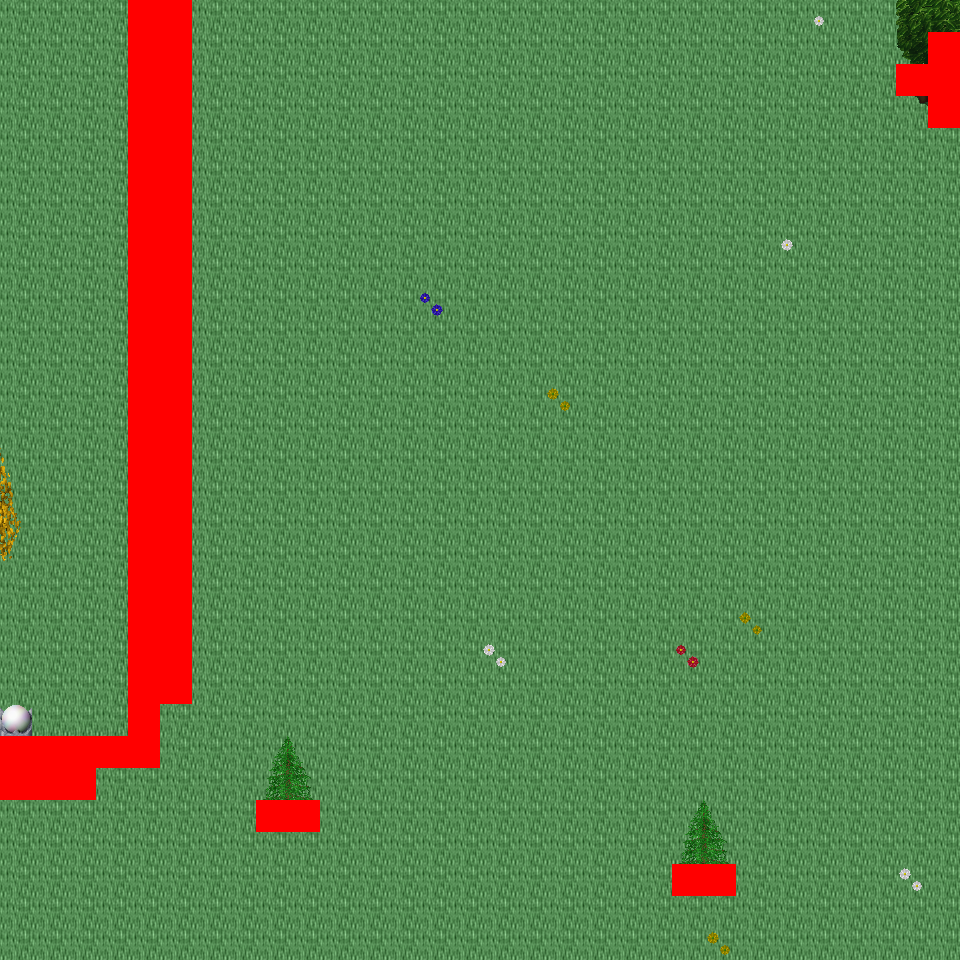

Rendered tile map (Tiled .tmx) drawn with the repository's tilesets; below, a short description and the map source with its tile grids summarised:
An orthogonal 30x30 tile map with 32x32 px tiles, 6 tile layers (Ground, Object, Object2, Above, ...), 42 tilesets and 7 objects (7x mapExit).

<map version="1.0" orientation="orthogonal" renderorder="right-down" width="30" height="30" tilewidth="32" tileheight="32" nextobjectid="8">
  <tileset firstgid="1" name="tileset_logic_collision" tilewidth="32" tileheight="32" tilecount="1" columns="1">
    <image source="../drawable/tileset_logic_collision.png" width="32" height="32" />
  </tileset>
  <tileset firstgid="2" name="tileset_building_decoration_orbpedestal" tilewidth="32" tileheight="32" tilecount="2" columns="1">
    <image source="../drawable/tileset_building_decoration_orbpedestal.png" width="32" height="64" />
  </tileset>
  <tileset firstgid="4" name="tileset_building_decoration_block" tilewidth="32" tileheight="32" tilecount="2" columns="2">
    <image source="../drawable/tileset_building_decoration_block.png" width="64" height="32" />
  </tileset>
  <tileset firstgid="6" name="tileset_building_decoration_chimney" tilewidth="32" tileheight="32" tilecount="2" columns="1">
    <image source="../drawable/tileset_building_decoration_chimney.png" width="32" height="64" />
  </tileset>
  <tileset firstgid="8" name="tileset_building_fence_fence_chunky" tilewidth="32" tileheight="32" tilecount="21" columns="3">
    <image source="../drawable/tileset_building_fence_fence_chunky.png" width="96" height="224" />
  </tileset>
  <tileset firstgid="29" name="tileset_ground_cobbled_paving" tilewidth="32" tileheight="32" tilecount="1" columns="1">
    <image source="../drawable/tileset_ground_cobbled_paving.png" width="32" height="32" />
  </tileset>
  <tileset firstgid="30" name="tileset_ground_gravel" tilewidth="32" tileheight="32" tilecount="1" columns="1">
    <image source="../drawable/tileset_ground_gravel.png" width="32" height="32" />
  </tileset>
  <tileset firstgid="31" name="tileset_ground_stone_floors" tilewidth="32" tileheight="32" tilecount="6" columns="3">
    <image source="../drawable/tileset_ground_stone_floors.png" width="96" height="64" />
  </tileset>
  <tileset firstgid="37" name="tileset_ground_ground" tilewidth="32" tileheight="32" tilecount="33" columns="3">
    <image source="../drawable/tileset_ground_ground.png" width="96" height="352" />
  </tileset>
  <tileset firstgid="70" name="tileset_plant_bush_hedge" tilewidth="32" tileheight="32" tilecount="35" columns="5">
    <image source="../drawable/tileset_plant_bush_hedge.png" width="160" height="224" />
  </tileset>
  <tileset firstgid="105" name="tileset_plant_bush_various_small" tilewidth="32" tileheight="32" tilecount="9" columns="3">
    <image source="../drawable/tileset_plant_bush_various_small.png" width="96" height="96" />
  </tileset>
  <tileset firstgid="114" name="tileset_plant_flower_daisy_blue" tilewidth="32" tileheight="32" tilecount="8" columns="2">
    <image source="../drawable/tileset_plant_flower_daisy_blue.png" width="64" height="128" />
  </tileset>
  <tileset firstgid="122" name="tileset_plant_flower_daisy_red" tilewidth="32" tileheight="32" tilecount="8" columns="2">
    <image source="../drawable/tileset_plant_flower_daisy_red.png" width="64" height="128" />
  </tileset>
  <tileset firstgid="130" name="tileset_plant_flower_daisy_white" tilewidth="32" tileheight="32" tilecount="8" columns="2">
    <image source="../drawable/tileset_plant_flower_daisy_white.png" width="64" height="128" />
  </tileset>
  <tileset firstgid="138" name="tileset_plant_flower_daisy_yellow" tilewidth="32" tileheight="32" tilecount="8" columns="2">
    <image source="../drawable/tileset_plant_flower_daisy_yellow.png" width="64" height="128" />
  </tileset>
  <tileset firstgid="146" name="tileset_plant_vine_plait" tilewidth="32" tileheight="32" tilecount="9" columns="3">
    <image source="../drawable/tileset_plant_vine_plait.png" width="96" height="96" />
  </tileset>
  <tileset firstgid="155" name="tileset_furniture_light_iron_lamp" tilewidth="32" tileheight="32" tilecount="3" columns="1">
    <image source="../drawable/tileset_furniture_light_iron_lamp.png" width="32" height="96" />
  </tileset>
  <tileset firstgid="158" name="tileset_furniture_light_flames" tilewidth="32" tileheight="32" tilecount="6" columns="6">
    <image source="../drawable/tileset_furniture_light_flames.png" width="192" height="32" />
  </tileset>
  <tileset firstgid="164" name="tileset_ground_grass_corners" tilewidth="32" tileheight="32" tilecount="24" columns="6">
    <image source="../drawable/tileset_ground_grass_corners.png" width="192" height="128" />
  </tileset>
  <tileset firstgid="188" name="tileset_ground_grass_edges" tilewidth="32" tileheight="32" tilecount="36" columns="12">
    <image source="../drawable/tileset_ground_grass_edges.png" width="384" height="96" />
  </tileset>
  <tileset firstgid="224" name="tileset_plant_tree_tree_golden_large" tilewidth="32" tileheight="32" tilecount="24" columns="4">
    <image source="../drawable/tileset_plant_tree_tree_golden_large.png" width="128" height="192" />
  </tileset>
  <tileset firstgid="248" name="tileset_ground_water_dungeon_water" tilewidth="32" tileheight="32" tilecount="30" columns="3">
    <image source="../drawable/tileset_ground_water_dungeon_water.png" width="96" height="320" />
  </tileset>
  <tileset firstgid="278" name="tileset_plant_indoor_pot_plant_1" tilewidth="32" tileheight="32" tilecount="12" columns="6">
    <image source="../drawable/tileset_plant_indoor_pot_plant_1.png" width="192" height="64" />
  </tileset>
  <tileset firstgid="290" name="tileset_logic_creature_human_imperial" tilewidth="32" tileheight="32" tilecount="16" columns="8">
    <image source="../drawable/tileset_logic_creature_human_imperial.png" width="256" height="64" />
  </tileset>
  <tileset firstgid="306" name="tileset_item_statue_metal_and_stone" tilewidth="32" tileheight="32" tilecount="6" columns="3">
    <image source="../drawable/tileset_item_statue_metal_and_stone.png" width="96" height="64" />
  </tileset>
  <tileset firstgid="312" name="tileset_item_statue_grey_stone" tilewidth="32" tileheight="32" tilecount="4" columns="2">
    <image source="../drawable/tileset_item_statue_grey_stone.png" width="64" height="64" />
  </tileset>
  <tileset firstgid="316" name="tileset_building_castle" tilewidth="32" tileheight="32" tilecount="320" columns="20">
    <image source="../drawable/tileset_building_castle.png" width="640" height="512" />
  </tileset>
  <tileset firstgid="636" name="tileset_building_church" tilewidth="32" tileheight="32" tilecount="56" columns="8">
    <image source="../drawable/tileset_building_church.png" width="256" height="224" />
  </tileset>
  <tileset firstgid="692" name="tileset_item_pot_pot_golden" tilewidth="32" tileheight="32" tilecount="4" columns="4">
    <image source="../drawable/tileset_item_pot_pot_golden.png" width="128" height="32" />
  </tileset>
  <tileset firstgid="696" name="tileset_furniture_table_bench" tilewidth="32" tileheight="32" tilecount="3" columns="3">
    <image source="../drawable/tileset_furniture_table_bench.png" width="96" height="32" />
  </tileset>
  <tileset firstgid="699" name="tileset_item_statue_green_stone" tilewidth="32" tileheight="32" tilecount="12" columns="4">
    <image source="../drawable/tileset_item_statue_green_stone.png" width="128" height="96" />
  </tileset>
  <tileset firstgid="711" name="tileset_item_statue_green_stone_2" tilewidth="32" tileheight="32" tilecount="6" columns="2">
    <image source="../drawable/tileset_item_statue_green_stone_2.png" width="64" height="96" />
  </tileset>
  <tileset firstgid="717" name="tileset_plant_bush_hosta" tilewidth="32" tileheight="32" tilecount="9" columns="3">
    <image source="../drawable/tileset_plant_bush_hosta.png" width="96" height="96" />
  </tileset>
  <tileset firstgid="726" name="tileset_plant_tree_tree_green" tilewidth="32" tileheight="32" tilecount="88" columns="8">
    <image source="../drawable/tileset_plant_tree_tree_green.png" width="256" height="352" />
  </tileset>
  <tileset firstgid="814" name="tileset_item_banners_flag" tilewidth="32" tileheight="32" tilecount="12" columns="3">
    <image source="../drawable/tileset_item_banners_flag.png" width="96" height="128" />
  </tileset>
  <tileset firstgid="826" name="tileset_furniture_table_long_front_on" tilewidth="32" tileheight="32" tilecount="3" columns="1">
    <image source="../drawable/tileset_furniture_table_long_front_on.png" width="32" height="96" />
  </tileset>
  <tileset firstgid="829" name="tileset_item_flagpole" tilewidth="32" tileheight="32" tilecount="3" columns="1">
    <image source="../drawable/tileset_item_flagpole.png" width="32" height="96" />
  </tileset>
  <tileset firstgid="832" name="tileset_logic_portal" tilewidth="32" tileheight="32" tilecount="24" columns="8">
    <image source="../drawable/tileset_logic_portal.png" width="256" height="96" />
  </tileset>
  <tileset firstgid="856" name="tileset_logic_creature_animal" tilewidth="32" tileheight="32" tilecount="32" columns="8">
    <image source="../drawable/tileset_logic_creature_animal.png" width="256" height="128" />
  </tileset>
  <tileset firstgid="888" name="tileset_plant_tree_spruce" tilewidth="32" tileheight="32" tilecount="6" columns="2">
    <image source="../drawable/tileset_plant_tree_spruce.png" width="64" height="96" />
  </tileset>
  <tileset firstgid="894" name="tileset_light_light_5x5" tilewidth="32" tileheight="32" tilecount="25" columns="5">
    <image source="../drawable/tileset_light_light_5x5.png" width="160" height="160" />
  </tileset>
  <tileset firstgid="919" name="tileset_plant_stump_stump_brown" tilewidth="32" tileheight="32" tilecount="4" columns="2">
    <image source="../drawable/tileset_plant_stump_stump_brown.png" width="64" height="64" />
  </tileset>
  <layer name="Ground" width="30" height="30">
    <data>[900 cells, 900 non-empty, 2 distinct tile ids]</data>
  </layer>
  <layer name="Object" width="30" height="30">
    <data>[900 cells, 70 non-empty, 18 distinct tile ids]</data>
  </layer>
  <layer name="Object2" width="30" height="30">
    <data>[900 cells, 0 non-empty, 0 distinct tile ids]</data>
  </layer>
  <layer name="Above" width="30" height="30">
    <data>[900 cells, 23 non-empty, 13 distinct tile ids]</data>
  </layer>
  <layer name="Above2" width="30" height="30">
    <data>[900 cells, 0 non-empty, 0 distinct tile ids]</data>
  </layer>
  <layer name="Walkable" width="30" height="30">
    <data>[900 cells, 61 non-empty, 1 distinct tile ids]</data>
  </layer>
  <objectgroup name="MapEvents">
    <object id="1" name="north" type="mapExit" x="0" y="0" width="128" height="32">
      <properties>
        <property name="map" value="level_0_x71_y130" />
        <property name="x" value="0" />
        <property name="y" value="28" />
      </properties>
    </object>
    <object id="2" name="north2" type="mapExit" x="192" y="0" width="768" height="32">
      <properties>
        <property name="map" value="level_0_x71_y130" />
        <property name="x" value="6" />
        <property name="y" value="28" />
      </properties>
    </object>
    <object id="3" name="south" type="mapExit" x="0" y="928" width="960" height="32">
      <properties>
        <property name="map" value="level_0_x71_y132" />
        <property name="x" value="0" />
        <property name="y" value="1" />
      </properties>
    </object>
    <object id="4" name="west" type="mapExit" x="0" y="0" width="32" height="736">
      <properties>
        <property name="map" value="level_0_x70_y131" />
        <property name="x" value="28" />
        <property name="y" value="0" />
      </properties>
    </object>
    <object id="5" name="west2" type="mapExit" x="0" y="800" width="32" height="160">
      <properties>
        <property name="map" value="level_0_x70_y131" />
        <property name="x" value="28" />
        <property name="y" value="25" />
      </properties>
    </object>
    <object id="6" name="east" type="mapExit" x="928" y="0" width="32" height="32">
      <properties>
        <property name="map" value="level_0_x72_y131" />
        <property name="x" value="1" />
        <property name="y" value="0" />
      </properties>
    </object>
    <object id="7" name="east2" type="mapExit" x="928" y="128" width="32" height="832">
      <properties>
        <property name="map" value="level_0_x72_y131" />
        <property name="x" value="1" />
        <property name="y" value="4" />
      </properties>
    </object>
  </objectgroup>
</map>
